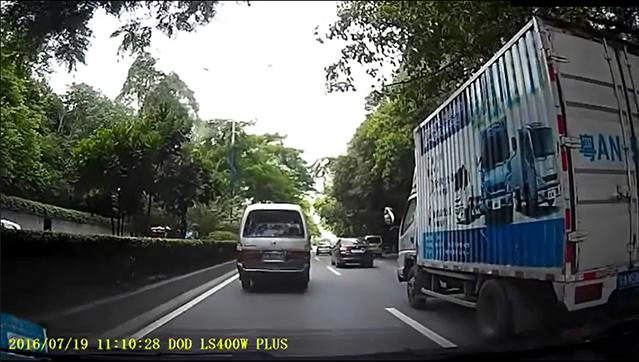
#> input picture img.jpg, 639 x 362 px, given in place of video3.mp4, which was not available
$ python final_mark.py   (older library calls are emulated)
#> lines starting #> are read from the running program, lines starting #| are printed output that depends on the picture; after the words box and inside, x2 and y2 are one past the last pixel; in counts of white or black regions, pixels touching at a corner belong together; pictures that were not available may be replaced by others from this repository, and a replacement may not be noted
#> further down, frame is the input picture: shape (362, 639, 3); mean B, G, R 89, 92.8, 88.4
import cv2
import numpy as np

pre_lines = ()


def get_edge_img(
    color_img,
    gaussian_ksize=5,
    gaussian_sigmax=1,
    canny_threshold1=50,
    canny_threshold2=100,
):

    """
    灰度化,模糊,canny变换,提取边缘
    """
#> called with gaussian_ksize = 5, gaussian_sigmax = 1, canny_threshold1 = 50, canny_threshold2 = 100
    gaussian = cv2.GaussianBlur(
        color_img, (gaussian_ksize, gaussian_ksize), gaussian_sigmax
    )
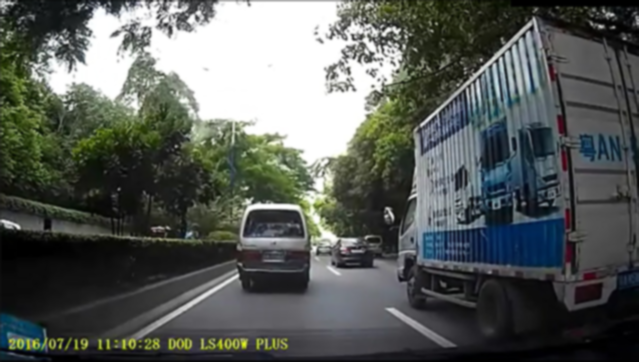
#> gaussian: shape (362, 639, 3); mean B, G, R 89.1, 92.9, 88.5
    gray_img = cv2.cvtColor(gaussian, cv2.COLOR_BGR2GRAY)
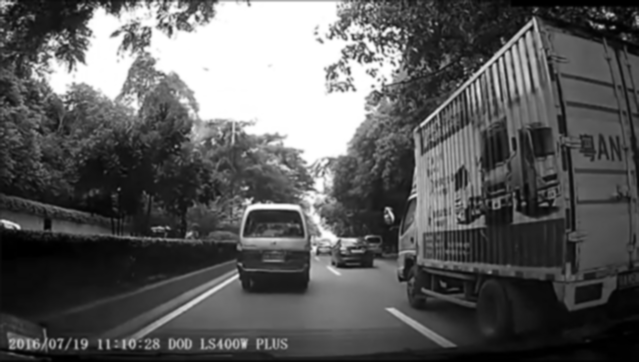
#> gray_img: shape (362, 639); min 0, max 255, mean 91.1
    edges_img = cv2.Canny(gray_img, canny_threshold1, canny_threshold2)
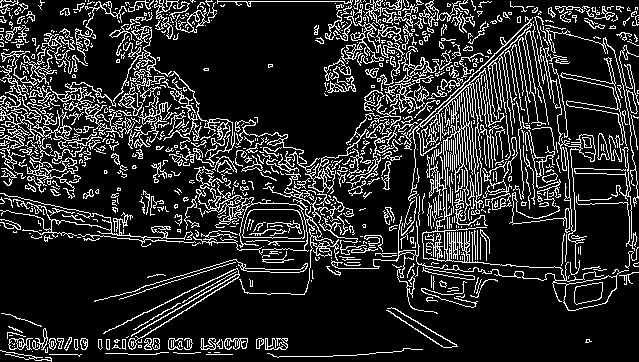
#> edges_img: shape (362, 639); 16.3% white in thin lines or dots
    return edges_img


# [40 lines left out: functions test_guss, get_edge_img_2, get_bin_img_1, get_bin_img_2, not called in this run]


def roi_mask(gray_img):
    """
    对gray_img进行掩膜
    :param gray_img: 灰度图,channels=1
    """
    # poly_pts = np.array([[[125, 324], [235, 259], [325, 259], [435, 324]]]) #视频1
    poly_pts = np.array([[[118, 243], [293, 112], [365, 110], [575, 243]]])  # 视频2
    mask = np.zeros_like(gray_img)
    mask = cv2.fillPoly(mask, pts=poly_pts, color=255)
    img_mask = cv2.bitwise_and(gray_img, mask)
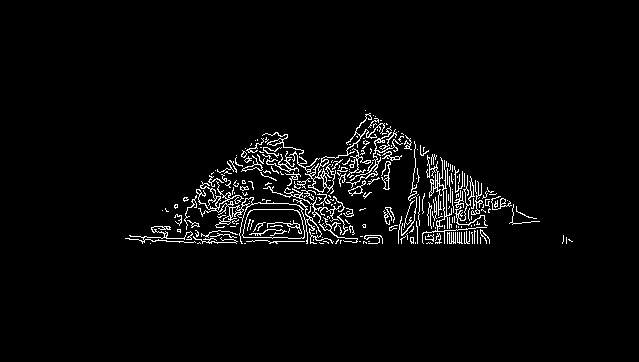
#> img_mask: shape (362, 639); 3.3% white in thin lines or dots, all inside (x1, y1, x2, y2) = (125, 110, 573, 244)
    return img_mask


def calculate_slope(line):
    """
    计算线段line的斜率
    """
    x_1, y_1, x_2, y_2 = line[0]
    return (y_2 - y_1) / (x_2 - x_1)


def get_lines(edge_img):
    def reject_abnormal_lines(lines, threshold=0.2):
        """
        剔除不一致的线段
        """
        slopes = [calculate_slope(line) for line in lines]
        while len(lines) > 0:
            mean = np.mean(slopes)
            diff = [abs(s - mean) for s in slopes]
            idx = np.argmax(diff)
            if diff[idx] > threshold:
                slopes.pop(idx)
                lines.pop(idx)
            else:
                break
        return lines

    def least_squares_fit(lines):
        """
        线段拟合
        """
        try:
            x_coords = np.ravel([[line[0][0], line[0][2]] for line in lines])
            y_coords = np.ravel([[line[0][1], line[0][3]] for line in lines])
            poly = np.polyfit(x_coords, y_coords, deg=1)
            point_min = (np.min(x_coords), np.polyval(poly, np.min(x_coords)))
            point_max = (np.max(x_coords), np.polyval(poly, np.max(x_coords)))
            return np.array([point_min, point_max], dtype=np.int)
        except BaseException:
            # print("UnFound")
            return

    # 获取所有线段
    try:
        lines = cv2.HoughLinesP(
            edge_img, 1, np.pi / 180, 15, minLineLength=40, maxLineGap=20
        )
#> lines = 202 rows, first 6: [179, 224, 365, 224], [141, 241, 214, 241], [166, 211, 513, 205], [187, 209, 247, 207], [125, 238, 353, 230], [245, 148, 389, 178]
        # 按照斜率分成车道线
        left_lines = [line for line in lines if calculate_slope(line) > 0]
#> left_lines = 91 items, first 6: [[245, 148, 389, 178]], [[410, 195, 509, 201]], [[176, 222, 480, 243]], [[411, 190, 493, 191]], [[409, 206, 485, 224]], [[196, 189, 352, 213]]
        i = -1
        for line in left_lines:
            i = i + 1
            if calculate_slope(line) <= 0.25:
                left_lines.pop(i)
#> this loop made 55 passes
#> (x_1 in calculate_slope, y_1 in calculate_slope, x_2 in calculate_slope, y_2 in calculate_slope) on passes 1 to 12: (245, 148, 389, 178), (176, 222, 480, 243), (409, 206, 485, 224), (300, 216, 345, 219), (363, 209, 472, 242), (230, 160, 388, 176), (201, 181, 342, 203), (351, 138, 487, 188), (230, 161, 362, 189), (368, 114, 484, 215), (325, 156, 389, 171), (411, 202, 479, 212)
#> after the loop, i = 54; left_lines = 55 items, first 6: [[410, 195, 509, 201]], [[411, 190, 493, 191]], [[196, 189, 352, 213]], [[407, 212, 486, 242]], [[363, 209, 472, 242]], [[141, 237, 267, 240]]
        right_lines = [line for line in lines if calculate_slope(line) < 0]
#> right_lines = 95 items, first 6: [[166, 211, 513, 205]], [[187, 209, 247, 207]], [[125, 238, 353, 230]], [[413, 178, 462, 172]], [[412, 188, 481, 183]], [[280, 194, 361, 188]]
        i = -1
        for line in right_lines:
            i = i + 1
            if calculate_slope(line) >= -0.25:
                right_lines.pop(i)
#> this loop made 61 passes
#> (x_1 in calculate_slope, y_1 in calculate_slope, x_2 in calculate_slope, y_2 in calculate_slope) on passes 1 to 12: (166, 211, 513, 205), (125, 238, 353, 230), (412, 188, 481, 183), (285, 189, 407, 137), (219, 222, 388, 167), (136, 236, 352, 229), (183, 200, 406, 136), (289, 228, 365, 227), (306, 240, 484, 233), (391, 226, 479, 223), (289, 204, 355, 193), (379, 240, 488, 238)
#> after the loop, i = 60; right_lines = 61 items, first 6: [[187, 209, 247, 207]], [[413, 178, 462, 172]], [[280, 194, 361, 188]], [[285, 189, 407, 137]], [[219, 222, 388, 167]], [[220, 220, 319, 158]]
        # 剔除离群线段
        left_lines = reject_abnormal_lines(left_lines)
#> in reject_abnormal_lines, `slopes = [calculate_slope(line) for line in lines]`: slopes = 55 values, max 24.5 at index 29, min 0.0122 at index 1, mean 0.859
#> the loop in reject_abnormal_lines, `while len(lines) > 0:` made 26 passes
#> (mean, idx) on passes 1 to 12: (0.859, 29), (0.422, 39), (0.38, 51), (0.369, 49), (0.359, 21), (0.348, 9), (0.338, 48), (0.327, 10), (0.32, 44), (0.312, 11), (0.304, 21), (0.296, 35)
#> after the loop in reject_abnormal_lines, `while len(lines) > 0:`: lines = 30 items, first 6: [[196, 189, 352, 213]], [[407, 212, 486, 242]], [[363, 209, 472, 242]], [[408, 210, 486, 227]], [[351, 138, 487, 188]], [[416, 185, 536, 221]]; slopes = 30 values, max 0.494 at index 17, min 0.137 at index 6, mean 0.316
#> left_lines has the same summary as lines in reject_abnormal_lines
        right_lines = reject_abnormal_lines(right_lines)
#> the loop in reject_abnormal_lines (call 2), `while len(lines) > 0:` made 28 passes
#> (mean, idx) on passes 1 to 12: (-0.429, 48), (-0.397, 45), (-0.367, 37), (-0.341, 38), (-0.319, 55), (-0.3, 28), (-0.289, 35), (-0.278, 42), (-0.268, 40), (-0.259, 32), (-0.25, 47), (-0.242, 21)

        return least_squares_fit(left_lines), least_squares_fit(right_lines)
    except BaseException:
        # print("get_error")
        return


def draw_lines(img, lines):
    """
    绘制线段
    """
    try:
        x = False
        global pre_lines
        left_line, right_line = lines
        # print(left_line)
        # print((left_line[0][1] - left_line[1][1]) / (left_line[0][0] - left_line[1][0]))
        if (
            (left_line[0][1] - left_line[1][1]) / (left_line[0][0] - left_line[1][0])
        ) > 0.5:
            """print(
                (left_line[0][1] - left_line[1][1])
                / (left_line[0][0] - left_line[1][0])
            )"""
            cv2.line(
                img,
                tuple(left_line[0]),
                tuple(left_line[1]),
                color=(0, 255, 255),
                thickness=4,
            )
            x = True
        else:
            left_line, right_line = pre_lines
            if (
                (left_line[0][1] - left_line[1][1])
                / (left_line[0][0] - left_line[1][0])
            ) > 0.5:
                cv2.line(
                    img,
                    tuple(left_line[0]),
                    tuple(left_line[1]),
                    color=(0, 255, 255),
                    thickness=4,
                )
                x = False
        # print(right_line)
        if (
            (right_line[0][1] - right_line[1][1])
            / (right_line[0][0] - right_line[1][0])
        ) < -0.5:
            cv2.line(
                img,
                tuple(right_line[0]),
                tuple(right_line[1]),
                color=(0, 255, 255),
                thickness=4,
            )
            x = True
        else:
            left_line, right_line = pre_lines
            if (
                (right_line[0][1] - right_line[1][1])
                / (right_line[0][0] - right_line[1][0])
            ) < -0.5:
                cv2.line(
                    img,
                    tuple(right_line[0]),
                    tuple(right_line[1]),
                    color=(0, 255, 255),
                    thickness=4,
                )
                x = False
        if x == True:
            pre_lines = lines
    except BaseException:
        return


def do_do_do(color_img):
    # global pre_lines
    edge_img = get_edge_img(color_img)
    mask_img_gray = roi_mask(edge_img)
    lines = get_lines(mask_img_gray)
    draw_lines(color_img, lines)
    return color_img
    return mask_img_gray
    return edge_img


# [24 lines left out: functions test, test_b_e, not called in this run]


# cap = cv2.VideoCapture("../video2.mp4")
cap = cv2.VideoCapture("../video3.mp4")
while True:
    ret, frame = cap.read()
    frame = do_do_do(frame)  # 不进行二值化处理
    # [4 lines of commented-out code are left out]
    cv2.imshow("frame", frame)
    cv2.waitKey(10)
